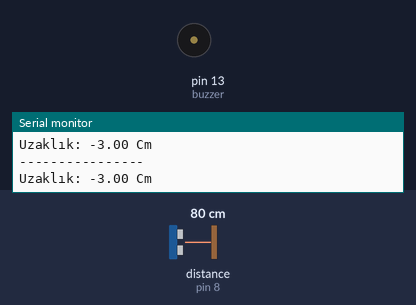
The sketch below on a simulated Arduino Uno, built with avr-gcc and run on an emulated ATmega328P. On the bench: buzzer (waves = sounding, pin HIGH), the last lines printed to the serial monitor. Inputs (shaded band) come from the test bench; at power-on: distance to the obstacle (sensor on pin 8) 80 cm. The echo pulse lasts 58.3 µs per cm.

Above: at 1.2 s.
1.3 s: distance to the obstacle (sensor on pin 8) set to 55 cm
2.8 s: distance to the obstacle (sensor on pin 8) set to 45 cm
At 3.6 s:
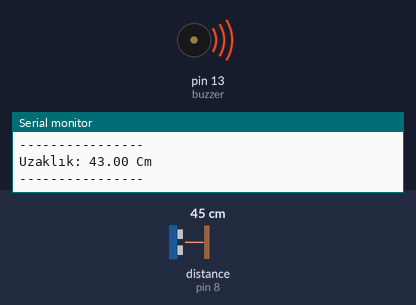
Timing chart, 0 to 6.4 s (numbered marks = the images above; inputs shaded):
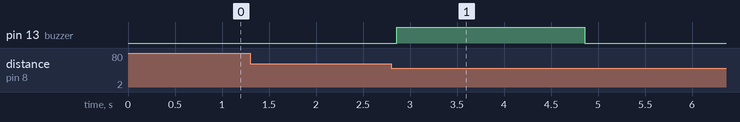

The sketch:

ustumde_gozum_var.ino
```cpp
#include <NewPing.h>
const int trig=12;
const int echo=8;
const int buzzer=13;
const int MAX_Uzaklik=50;
NewPing uzaklik(trig, echo, MAX_Uzaklik);
float duration, mesafe;
void setup()
{
  pinMode(trig, OUTPUT);
  pinMode(echo, INPUT);
  pinMode(buzzer, OUTPUT);
  Serial.begin(9600);
}
void loop()
{
  mesafe=uzaklik.ping_cm();
  mesafe=mesafe-3;
  Serial.print("Uzaklık: ");
  Serial.print(mesafe);
  Serial.println(" Cm");
  Serial.println("----------------");

  if(mesafe<=50 && mesafe>=20)
  {
    digitalWrite(buzzer, HIGH);
    delay(2000);
    digitalWrite(buzzer, LOW);
    delay(10000);
  }
}
```

Measured:
- the behaviour switches between 51 and 50 cm on distance to the obstacle (sensor on pin 8) (found by bisection; images 0 and 1)
- after the input at 2.8 s, pin 13 (buzzer): LOW → HIGH after 0.06 s, → LOW 2.0 s later
